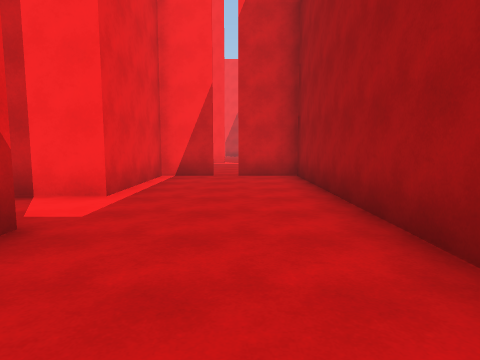
view 1 (above)

16 first-person views from a walk through a 3-D level made in the Unity game engine. The camera is 1.5 m above the floor, tilts 6° down and sees 75° across. The floor is counted in squares, 2 m on a side. Each view is taken from the middle of a square. On the plan, view 1 faces up. The plan holds only what a view shows up to about 10 squares ahead; the rest is blank. The place goes on beyond the plan. The player is left out.

view 2
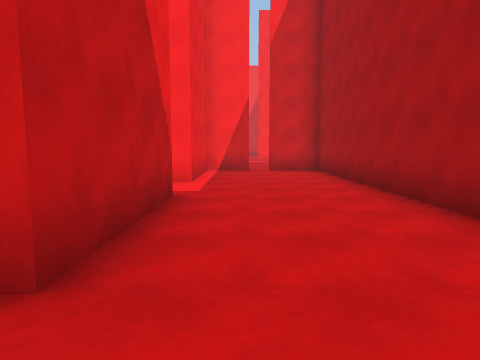

view 3
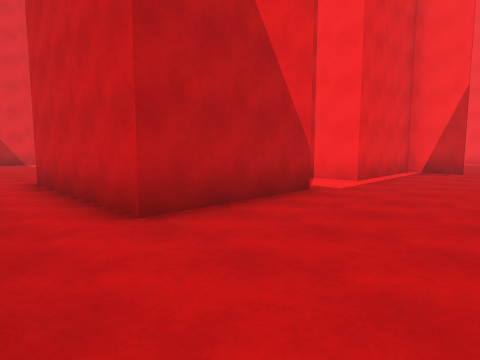

view 4
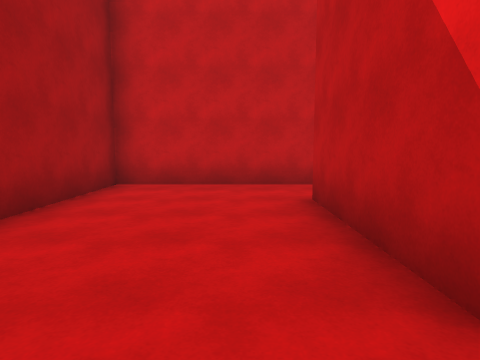

view 5
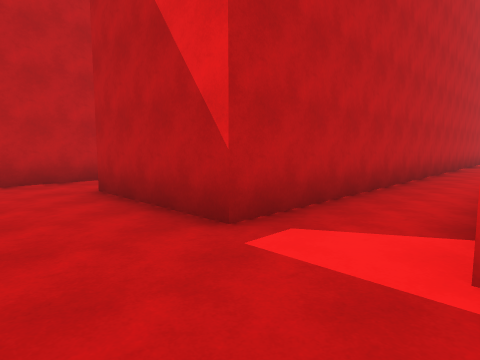

view 6
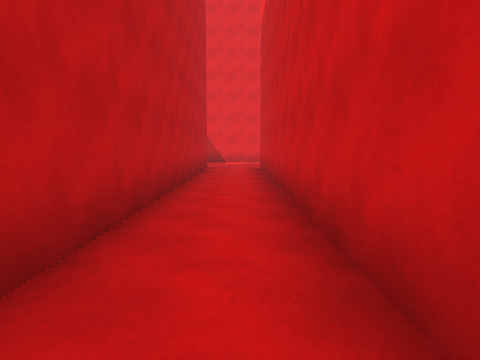

view 7
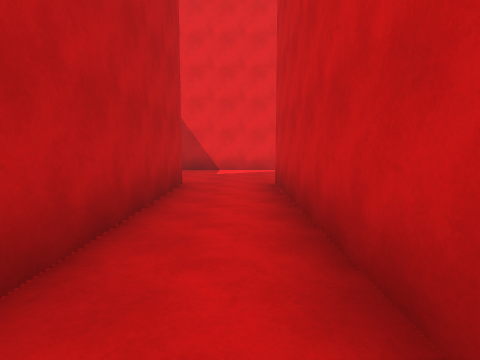

view 8
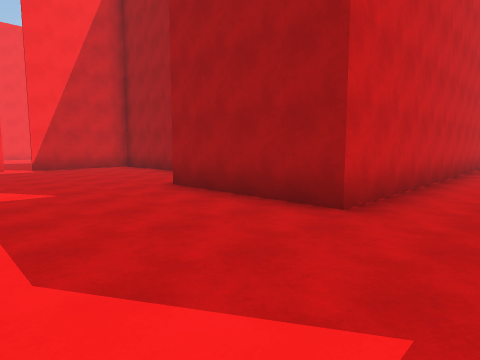

view 9
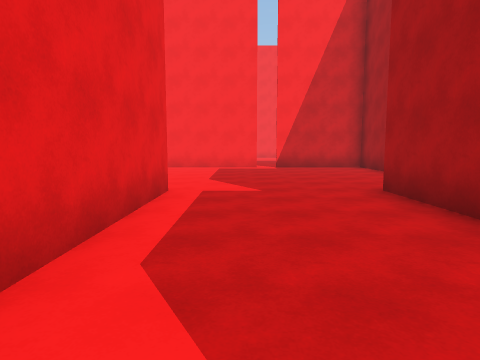

view 10
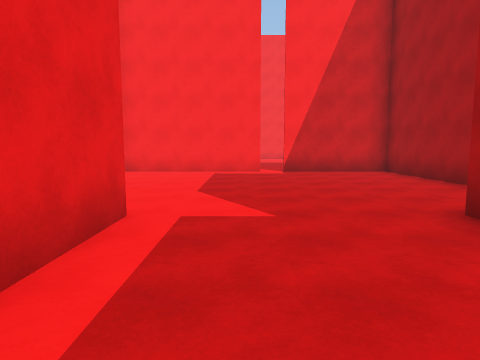

view 11
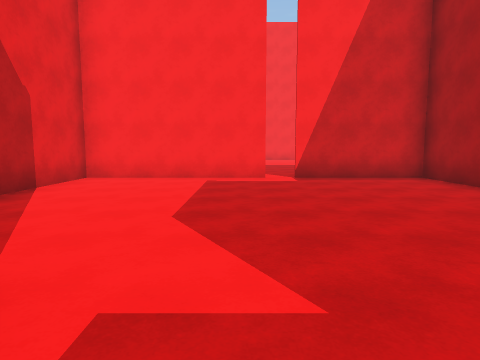

view 12
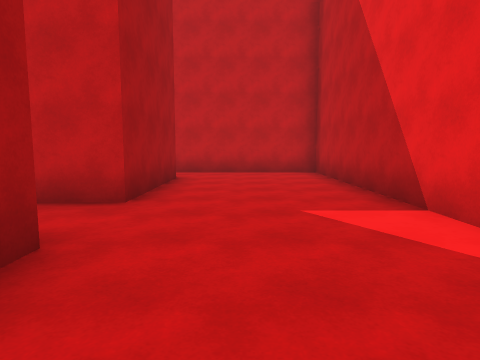

view 13
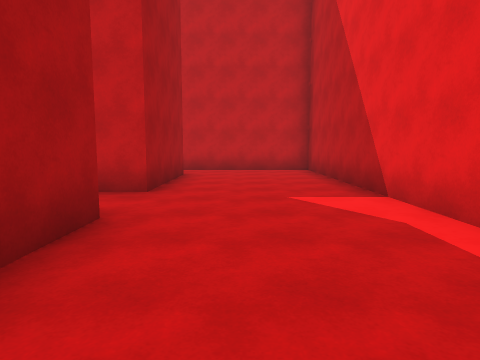

view 14
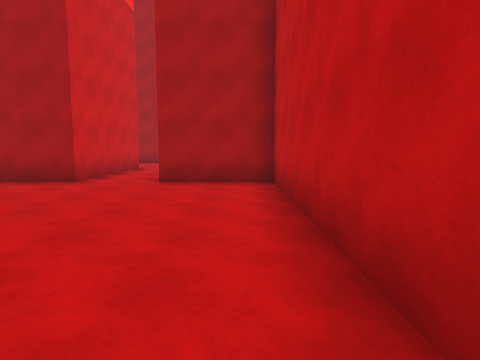

view 15
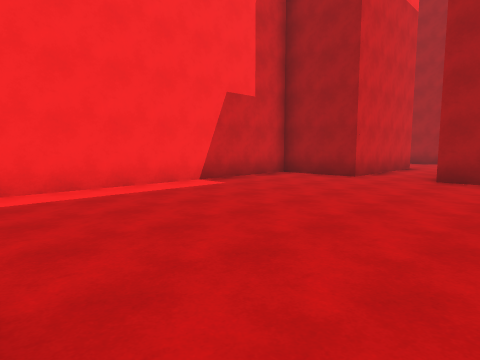

view 16
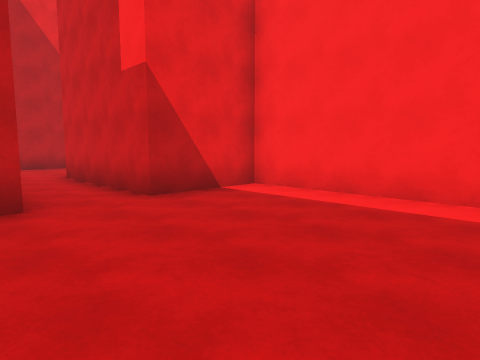

### Floor plan
Ten units are one square. View 1 is at (0, 0); x grows to the right and y downward. Boxes are objects, and circles mark ways between rooms. Rooms are numbered by the first view taken in them; rooms with no view inside come last. Other rooms are left out.
<svg viewBox="-253 -155 273 207">
<path fill="none" stroke="#000" d="M-20 -28 -20 5M-6 -82 -20 -82 -20 -47M-16 23 15 23 15 -82 -1 -82M-222 -84 -222 23 -180 23M-165 -111 -165 -147 -198 -147M-144 5 -185 5 -185 -28 -20 -28M-203 -147 -248 -147 -248 -119M-79 -47 -185 -47 -185 -85M-20 -47 -35 -47M-121 47 -63 47 -63 22M-28 23 -16 23M-20 5 -63 5 -63 -18 -144 -18 -144 5"/>
<circle cx="-20" cy="-35" r="3" fill="#2a7"/>
<circle cx="-10" cy="15" r="3" fill="#2a7"/>
<circle cx="-150" cy="15" r="3" fill="#2a7"/>
<text x="0" y="-30">1</text>
<text x="-190" y="-60">2</text>
<text x="-90" y="10">3</text>
</svg>
Room 1 opens to room 2. Room 1 opens to room 3. Room 2 opens to room 3.

Where each view was taken, in squares from view 1:
view 1: 0 up, 0 right, facing up
view 2: 2 down, 1 left, facing up
view 3: 2 down, 1 right, facing up-left
view 4: 4 up, 1 left, facing down
view 5: 5 up, 0 right, facing down-left
view 6: 4 up, 7 left, facing left
view 7: 4 up, 12 left, facing left
view 8: 3 up, 22 left, facing up-right
view 9: 3 up, 21 left, facing up
view 10: 5 up, 21 left, facing up
view 11: 7 up, 21 left, facing up
view 12: 7 up, 20 left, facing down
view 13: 8 up, 20 left, facing down
view 14: 4 down, 13 left, facing right
view 15: 4 down, 14 left, facing up-right
view 16: 3 down, 10 left, facing up-left
